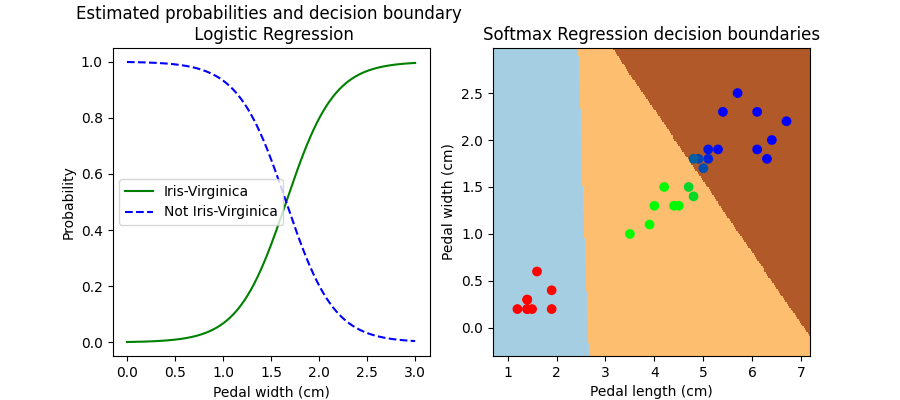

Generate this figure with Python:
###########################################################################################
#
# MachineLearning_LogisticRegressionIris.py
#
# Logistic Regression Iris example
#   : some regression algorithms can be used for classifica‐
#   tion as well (and vice versa). Logistic Regression (also called Logit Regression) is com‐
#   monly used to estimate the probability that an instance belongs to a particular class
# Binary classifiers
#   If the estimated probability is
#   greater than 50%, then the model predicts that the instance belongs to that class
#   (called the positive class, labeled “1”), or else it predicts that it does not (i.e., it
#   belongs to the negative class, labeled “0”). This makes it a binary classifier.
#   Just like a Linear Regression model, a Logistic Regression
#   model computes a weighted sum of the input features (plus a bias term), but instead
#   of outputting the result directly like the Linear Regression model does, it outputs the
#   logistic of this result
#   Logistic Regression model prediction
#   y = 0 if p < 0 . 5
#       1 if p ≥ 0 . 5
# Softmax Regression (Multinomial Logistic Regression)
#   : The Logistic Regression model can be generalized to support multiple classes directly,
#   without having to train and combine multiple binary classifiers.
#   This is called Softmax Regression, or Multinomial Logistic Regression.
#   Let’s use Softmax Regression to classify the iris flowers into all three classes.
#   Scikit Learn’s LogisticRegression uses one-versus-all by default when you train it on more
#   than two classes, but you can set the multi_class hyperparameter to "multinomial"
#   to switch it to Softmax Regression instead. You must also specify a solver that sup‐
#   ports Softmax Regression, such as the "lbfgs" solver (see Scikit-Learn’s documenta‐
#   tion for more details). It also applies ℓ2 regularization by default, which you can
#   control using the hyperparameter C.
#
# Created by Jonggil Nam
# LinkedIn: https://www.linkedin.com/in/jonggil-nam-6099a162/
# Github: https://github.com/woodstone10
# e-mail: [email redacted]
# phone: +82-10-8709-6299
###########################################################################################

import pandas as pd
import numpy as np
import matplotlib.pyplot as plt
import sklearn.datasets
import sklearn.linear_model
from sklearn.model_selection import train_test_split
from mlxtend.plotting import plot_decision_regions

# Let’s use the iris dataset to illustrate Logistic Regression. This is a famous dataset that
# contains the sepal and petal length and width of 150 iris flowers of three different
# species: Iris-Setosa, Iris-Versicolor, and Iris-Virginica
iris = sklearn.datasets.load_iris()
print(list(iris.keys()))
#['data', 'target', 'frame', 'target_names', 'DESCR', 'feature_names', 'filename']
# 1. sepal length in cm
# 2. sepal width in cm
# 3. petal length in cm
# 4. petal width in cm
# 5. class:
# Iris_flowers = ["Iris Setosa", "Iris Versicolour", "Iris Virginica"]

# --------------------------------------
# Classification with Logistic Regression (Simple Binary classifiers)
# --------------------------------------
X = iris["data"][:, 3:] # petal width
y = (iris["target"] == 2).astype(np.int) #Binary classifiers: 1 if Iris-Virginica (2), else 0
X_train, X_test, y_train, y_test = train_test_split(X, y, test_size=0.2)
print(X_train.shape, y_train.shape)
print(iris["target"])
print(y_train)

# The petal width of Iris-Virginica flowers (represented by triangles) ranges from 1.4
# cm to 2.5 cm
model = sklearn.linear_model.LogisticRegression()
model.fit(X_train, y_train)
y_prob = model.predict_proba(X_test)

plt.figure(figsize=(9,4))
plt.subplot(1,2,1)
X_test = np.linspace(0, 3, 1000).reshape(-1, 1)
y_prob = model.predict_proba(X_test) # 1 if Iris-Virginica, else 0
plt.plot(X_test, y_prob[:, 1], "g-", label="Iris-Virginica")
plt.plot(X_test, y_prob[:, 0], "b--", label="Not Iris-Virginica")
plt.title("Estimated probabilities and decision boundary \n Logistic Regression")
plt.xlabel("Pedal width (cm)")
plt.ylabel("Probability")
plt.legend()

# --------------------------------------
# Classification with Softmax Regression (Multinomial Logistic Regression)
# --------------------------------------
X = iris["data"][:, (2, 3)] # petal length, petal width
y = iris["target"] # classfy 3 classes ["Iris Setosa", "Iris Versicolour", "Iris Virginica"]
X_train, X_test, y_train, y_test = train_test_split(X, y, test_size=0.2)

model = sklearn.linear_model.LogisticRegression(multi_class="multinomial",solver="lbfgs", C=10)
model.fit(X_train, y_train)

# So the next time you find an iris with 5 cm long and 2 cm wide petals, you can ask
# your model to tell you what type of iris it is, and it will answer Iris-Virginica (class 2)
# with 94.2% probability (or Iris-Versicolor with 5.8% probability):
# print(model.predict_proba([[5, 2]]))
y_prob = model.predict_proba(X_test)

plt.subplot(1,2,2)
x_min, x_max = X_test[:, 0].min() - .5, X_test[:, 0].max() + .5
y_min, y_max = X_test[:, 1].min() - .5, X_test[:, 1].max() + .5
xx, yy = np.meshgrid(np.arange(x_min, x_max, 0.02), np.arange(y_min, y_max, 0.02))
Z = model.predict(np.c_[xx.ravel(), yy.ravel()])
Z = Z.reshape(xx.shape)
plt.pcolormesh(xx, yy, Z, cmap=plt.cm.Paired)
plt.scatter(X_test[:,0], X_test[:,1], c=y_prob, cmap=plt.cm.Paired)
plt.title("Softmax Regression decision boundaries")
plt.xlabel("Pedal length (cm)")
plt.ylabel("Pedal width (cm)")
plt.savefig("MachineLearning_LogisticRegressionIris.png")
plt.show()
